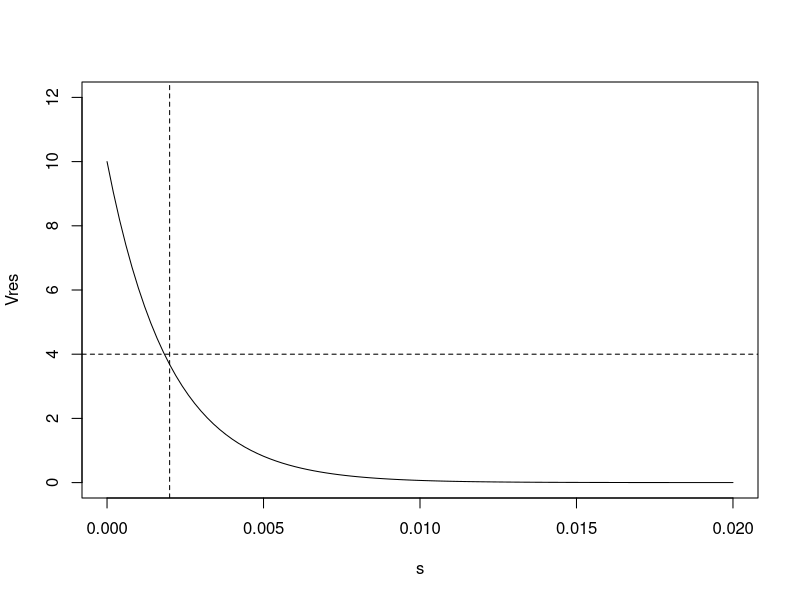
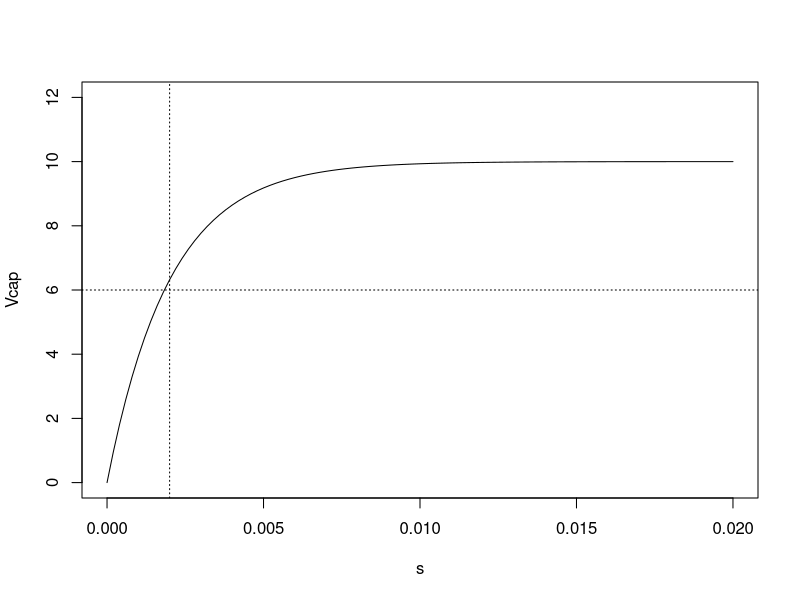
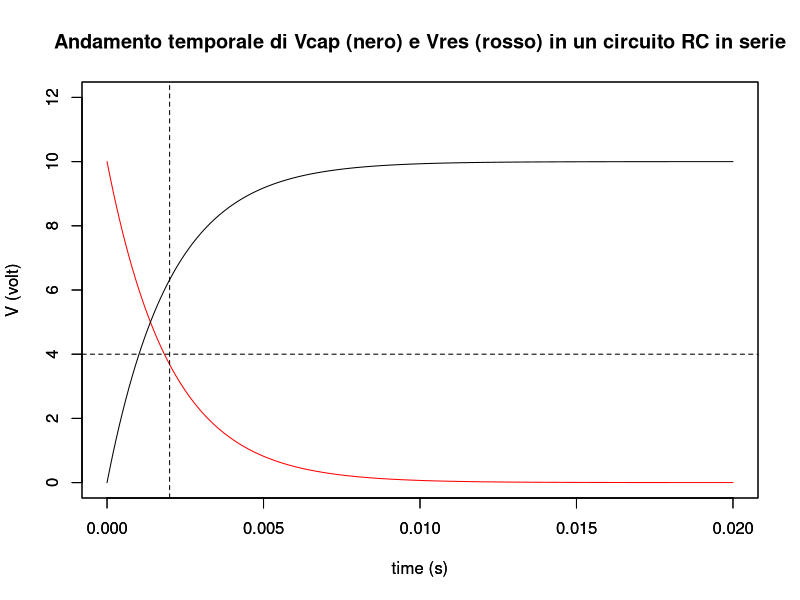

These figures' R source, in order:
####### DISEGNO DI FUNZIONI (curve)

### CIRCUITO RC

### Curva di Vres in funzione del tempo
R = 2000 # ohm
C = 0.000001 # faraday
E = 10 # volt 
curve( (E*exp(-1*x/(R*C))), 
       from = 0, to = 0.02, 
       xlab ="s", 
       ylab="Vres", 
       ylim = c(0,12))
abline(h = 4, v = 0.002, lty=2)


### Curva di Vcap in funzione del tempo
R = 2000 # ohm
C = 0.000001 # faraday
E = 10 # volt 
curve( (E*(1-exp(-1*x/(R*C)))), 
       from = 0, to = 0.02, 
       xlab ="s", 
       ylab="Vcap", 
       ylim = c(0,12))
abline(h=6, v= 0.002, lty = 3) #aggiunge linee orizzontali e verticali definite, con lo #stile indicato da lty, 3 indica linea tratteggiata



#### In modo più ordinato
R = 2000 # ohm
C = 0.000001 # faraday
E = 10 # volt 
x <- seq(from = 0, to = 0.02, by=.0001) ##stabilisce come far variare la x
ESP <-  x/(R*C)   #### definisce l’esponente della potenza di e (in questo caso: beta0 = 1, beta1 = 0.1)
Vres <- E*exp(-ESP) #### qui uso il termine di sopra per scrivere in modo più chiaro la funzione logistica
Vcap <- E*(1-exp(-ESP))
plot(x, Vres, 
     ylim=c(0,12),
     type="l", 
     lwd=1, 
     lty=1, 
     col="red", 
     xlab="time (s)", ylab="V (volt)", main="Andamento temporale di Vcap (nero) e Vres (rosso) in un circuito RC in serie")
# add a horizontal line at p=.5
abline(h = 4, v = 0.002, lty=2)
par(new=TRUE)
plot(x, Vcap,
     ylim=c(0,12),
     type="l", 
     lwd=1, 
     lty=1,
     xlab="time (s)", ylab="V (volt)")
